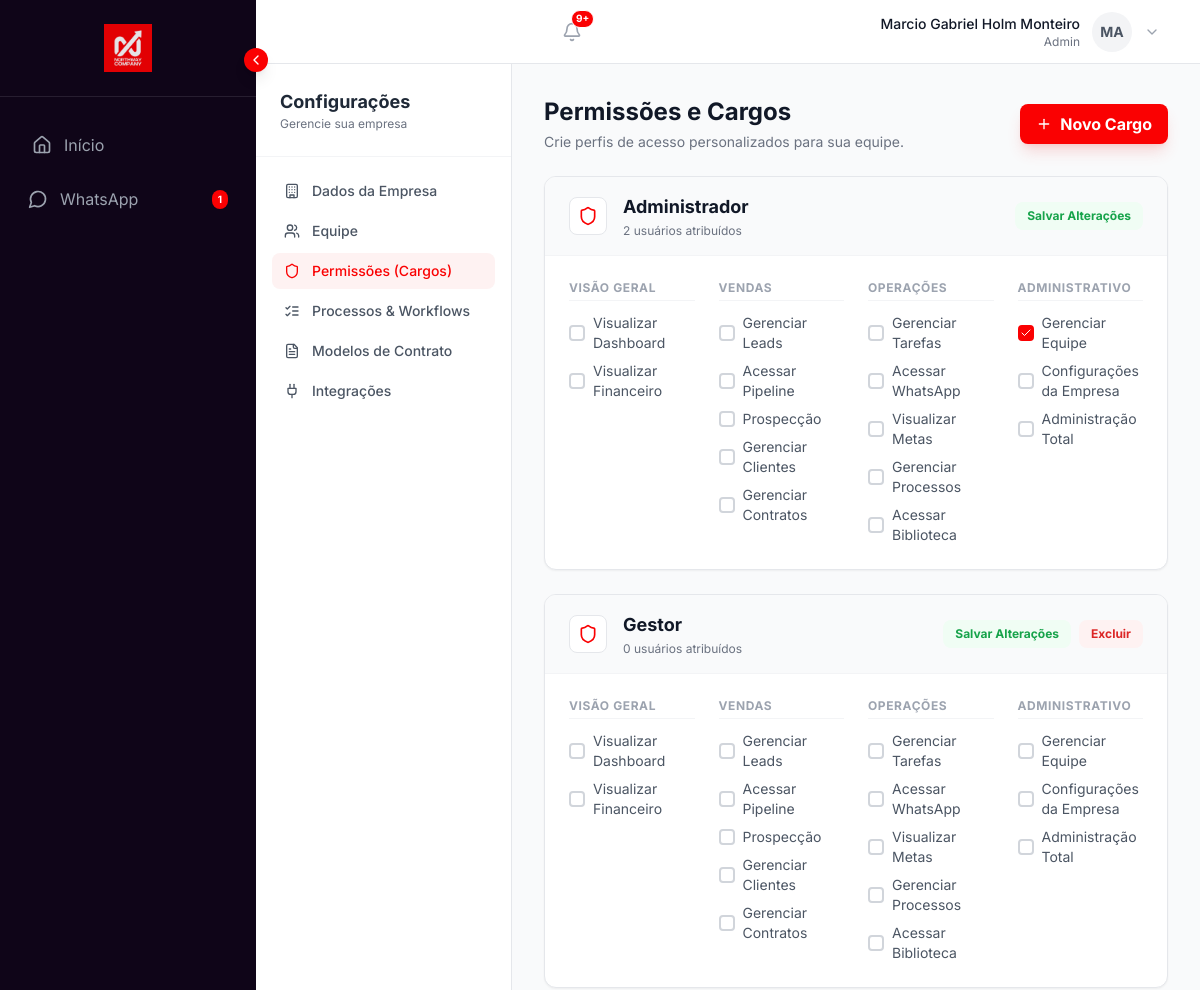
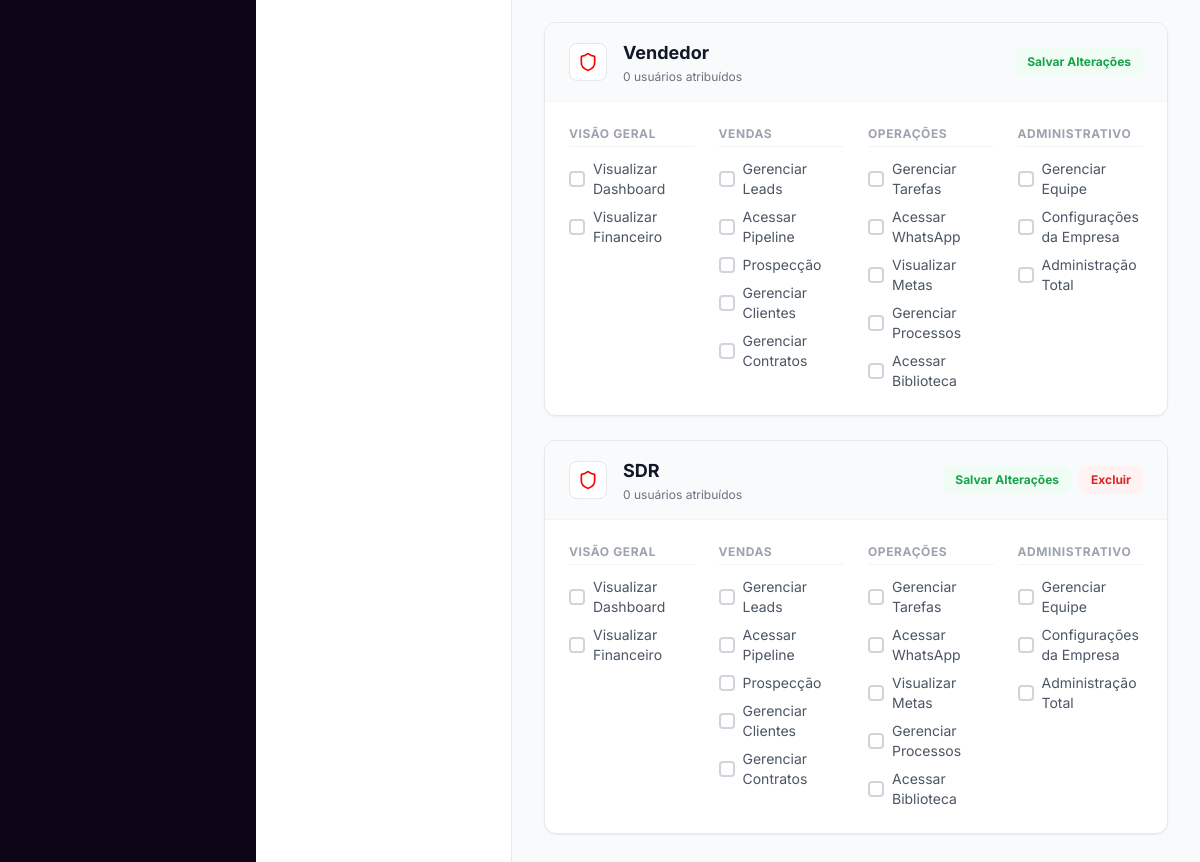
The app's page /settings/permissions (signed in) with its own data (2 pictures, top to bottom).
### models.py (models this page shows, shortened)
class User(UserMixin, db.Model):
    id = db.Column(db.Integer, primary_key=True)
    name = db.Column(db.String(100), nullable=False)
    email = db.Column(db.String(120), unique=True, nullable=False)
    supabase_uid = db.Column(db.String(100), unique=True, nullable=True)
    password_hash = db.Column(db.String(200), nullable=False)
    password_hash = db.Column(db.String(200), nullable=False)
    role = db.Column(db.String(20), nullable=False, default=ROLE_SALES) # Legacy/Fallback
    role_id = db.Column(db.Integer, db.ForeignKey('role.id'), nullable=True) # New RBAC
    company_id = db.Column(db.Integer, db.ForeignKey('company.id'), nullable=True) # Nullable for Supabase Auth Triggers
    created_at = db.Column(db.DateTime, default=datetime.utcnow)
    profile_image = db.Column(db.String(150), nullable=True)
    phone = db.Column(db.String(20), nullable=True)
    status_message = db.Column(db.String(100), nullable=True)
    is_super_admin = db.Column(db.Boolean, default=False)
    onboarding_dismissed = db.Column(db.Boolean, default=False)
    leads = db.relationship('Lead', backref='assigned_user', lazy=True)
    allowed_pipelines = db.relationship('Pipeline', secondary=user_pipeline_association, backref=db.backref('allowed_users', lazy='dynamic'))
    def has_permission(self, permission):
        if self.is_super_admin:
            return True
        if self.user_role and self.user_role.permissions:
            return permission in self.user_role.permissions

class Role(db.Model):
    id = db.Column(db.Integer, primary_key=True)
    name = db.Column(db.String(50), nullable=False)
    permissions = db.Column(db.JSON, nullable=True)
    company_id = db.Column(db.Integer, db.ForeignKey('company.id'), nullable=False)
    is_default = db.Column(db.Boolean, default=False)
    users = db.relationship('User', backref='user_role', lazy=True)

### routes/roles.py (the view)
@roles_bp.route('/settings/permissions')
@login_required
def settings_permissions():
    is_admin = False
    if current_user.role == ROLE_ADMIN:
        is_admin = True
    if current_user.user_role:
        if current_user.user_role.name == 'Administrador':
            is_admin = True
        elif 'manage_team' in (current_user.user_role.permissions or []):
            is_admin = True
    if not is_admin:
        flash('Acesso negado.', 'error')
        return redirect(url_for('dashboard.home'))
    roles = Role.query.filter_by(company_id=current_user.company_id).all()
    available_permissions = {
        'dashboard': {
            'dashboard_view': 'Visualizar Dashboard',
            'financial_view': 'Visualizar Financeiro'
        },
        'sales': {
            'leads_view': 'Gerenciar Leads',
            'pipeline_view': 'Acessar Pipeline',
            'prospecting_view': 'Prospecção',
            'clients_view': 'Gerenciar Clientes',
            'contracts_view': 'Gerenciar Contratos'
        },
        'operations': {
            'tasks_view': 'Gerenciar Tarefas',
            'whatsapp_view': 'Acessar WhatsApp',
            'goals_view': 'Visualizar Metas',
            'processes_view': 'Gerenciar Processos',
            'library_view': 'Acessar Biblioteca'
        },
        'admin': {
            'manage_team': 'Gerenciar Equipe',
            'company_settings_view': 'Configurações da Empresa',
            'admin_view': 'Administração Total'
        }
    }
    category_labels = {
        'dashboard': 'Visão Geral',
        'sales': 'Vendas',
        'operations': 'Operações',
        'admin': 'Administrativo'
    }
    return render_template('settings_permissions.html',
                           roles=roles,
                           available_permissions=available_permissions,
                           category_labels=category_labels)

### templates/settings_permissions.html (shortened to what this page needs)
{% extends "_settings_layout.html" %}
{% block settings_content %}
<div class="max-w-6xl mx-auto space-y-6">
    <div class="flex items-center justify-between">
        <div>
            <h1 class="text-2xl font-bold text-gray-900">Permissões e Cargos</h1>
            <p class="text-gray-500 text-sm mt-1">Crie perfis de acesso personalizados para sua equipe.</p>
        </div>
        <button data-modal-target="newRoleModal"
            class="bg-northway-red text-white px-4 py-2 rounded-lg font-bold hover:bg-red-700 transition-colors shadow-lg shadow-red-500/20 flex items-center gap-2">
            <i data-lucide="plus" class="w-4 h-4" aria-hidden="true"></i>
            Novo Cargo
        </button>
    </div>
    <div class="grid grid-cols-1 gap-6">
        {% for role in roles %}
        <div
            class="bg-white rounded-xl shadow-sm border border-gray-200 overflow-hidden transition-all hover:shadow-md">
            <form action="{{ url_for('roles.update_role', id=role.id) }}" method="POST">
                <div class="bg-gray-50 px-6 py-4 border-b border-gray-100 flex items-center justify-between">
                    <div class="flex items-center gap-4">
                        <div class="bg-white p-2 rounded-lg border border-gray-200">
                            <i data-lucide="shield" class="w-5 h-5 text-northway-red" aria-hidden="true"></i>
                        </div>
                        <div>
                            <input type="text" name="name" value="{{ role.name }}"
                                class="bg-transparent font-bold text-gray-900 text-lg border-none focus:ring-0 p-0 focus:border-b focus:border-northway-red w-auto"
                                {{ 'readonly' if role.is_default else '' }}>
                            <p class="text-xs text-gray-500 mt-0.5">{{ role.users|length }} usuários atribuídos
                            </p>
                        </div>
                    </div>
                    <div class="flex items-center gap-2">
                        <button type="submit"
                            class="text-xs font-bold text-green-600 hover:text-green-700 bg-green-50 hover:bg-green-100 px-3 py-1.5 rounded-lg transition-colors">
                            Salvar Alterações
                        </button>
                        {% if not role.is_default and role.users|length == 0 %}
                        <button type="button" data-delete-role-id="{{ role.id }}"
                            class="text-xs font-bold text-red-600 hover:text-red-700 bg-red-50 hover:bg-red-100 px-3 py-1.5 rounded-lg transition-colors">
                            Excluir
                        </button>
                        {% endif %}
                    </div>
                </div>
                <div class="p-6">
                    <div class="grid grid-cols-1 md:grid-cols-2 lg:grid-cols-4 gap-6">
                        {% for category, perms in available_permissions.items() %}
                        <div>
                            <h4
                                class="text-xs font-bold text-gray-400 uppercase tracking-wider mb-3 border-b border-gray-100 pb-1">
                                {{ category_labels[category] }}
                            </h4>
                            <div class="space-y-2">
                                {% for code, label in perms.items() %}
                                <label class="flex items-center gap-2 group cursor-pointer">
                                    <div class="relative flex items-center">
                                        <div
                                            class="w-4 h-4 border-2 border-gray-300 rounded peer-checked:bg-northway-red peer-checked:border-northway-red transition-all">
                                        </div>
                                        <i data-lucide="check"
                                            class="w-3 h-3 text-white absolute left-0.5 top-0.5 opacity-0 peer-checked:opacity-100 transition-opacity"
                                            aria-hidden="true"></i>
                                    </div>
                                    <span class="text-sm text-gray-600 group-hover:text-gray-900 transition-colors">{{
                                        label }}</span>
                                </label>
                                {% endfor %}
                            </div>
                        </div>
                        {% endfor %}
                    </div>
                </div>
            </form>
        </div>
        {% endfor %}
    </div>
</div>
{% endblock %}

### templates/base.html (shortened to what this page needs)
<!DOCTYPE html>
<html lang="pt-BR">
<head>
    <script src="https://cdn.tailwindcss.com"></script>
</head>
<body
    class="bg-gray-50 text-gray-900 font-sans h-screen flex flex-col overflow-hidden selection:bg-northway-red selection:text-white">
    <div class="flex-1 flex flex-row overflow-hidden relative w-full h-full">
        {% if current_user.is_authenticated and not current_user.is_super_admin %}
        <aside id="sidebar"
            class="fixed inset-y-0 left-0 z-[70] transform -translate-x-full md:relative md:translate-x-0
               w-64 bg-northway-dark text-white flex flex-col flex-shrink-0 transition-transform duration-300 ease-in-out group md:h-full">
            <div class="hidden md:flex p-6 items-center justify-center border-b border-white/10 min-h-[5rem]">
                <img id="sidebar-logo" src="{{ url_for('static', filename='images/logo.png') }}" alt="NorthWay"
                    class="max-h-12 w-auto opacity-90 hover:opacity-100 transition-all duration-300">
            </div>
            <nav class="flex-1 px-4 py-6 space-y-2 overflow-y-auto no-scrollbar">
                <a href="{{ url_for('dashboard.home') }}"
                    class="flex items-center gap-3 px-4 py-3 text-gray-400 hover:text-white hover:bg-white/5 rounded-xl transition-colors whitespace-nowrap ">
                    <i data-lucide="home" class="w-5 h-5 flex-shrink-0"></i>
                    <span class="sidebar-text transition-opacity duration-300">Início</span>
                </a>
                <a href="{{ url_for('whatsapp.inbox') }}"
                    class="flex items-center justify-between px-3 py-2.5 rounded-lg hover:bg-white/10 transition-colors whitespace-nowrap {{ 'bg-northway-red text-white' if request.endpoint == 'whatsapp.inbox' else 'text-gray-400' }}">
                    <div class="flex items-center gap-3">
                        <i data-lucide="message-circle" class="w-5 h-5 flex-shrink-0"></i>
                        <span class="sidebar-text transition-opacity duration-300">WhatsApp</span>
                    </div>
                    <span id="whatsapp-unread-badge"
                        class="hidden sidebar-badge bg-northway-red text-white text-[10px] font-bold px-1.5 py-0.5 rounded-full flex-shrink-0">0</span>
                </a>
            </nav>
            <button id="sidebar-toggle" onclick="toggleSidebar()"
                class="hidden md:flex absolute -right-3 top-12 bg-northway-red text-white w-6 h-6 rounded-full items-center justify-center shadow-lg hover:bg-red-700 transition-colors z-50">
                <i data-lucide="chevron-left" class="w-4 h-4 transition-transform duration-300"
                    id="sidebar-toggle-icon"></i>
            </button>
        </aside>
        {% endif %}
        <main class="flex-1 flex flex-col min-w-0 overflow-hidden relative">
            {% if current_user.is_authenticated and not current_user.is_super_admin %}
            <header
                class="bg-white border-b border-gray-200 h-16 flex items-center justify-between px-8 flex-shrink-0 z-40">
                <div class="relative mr-4">
                    <button id="notification-btn"
                        class="text-gray-400 hover:text-gray-600 transition-colors relative p-2 rounded-full hover:bg-gray-100">
                        <i data-lucide="bell" class="w-5 h-5"></i>
                        <span id="notification-badge"
                            class="absolute top-1 right-1 w-2.5 h-2.5 bg-northway-red rounded-full hidden border border-white"></span>
                    </button>
                </div>
                <div class="relative">
                    <button onclick="toggleUserMenu()"
                        class="flex items-center gap-3 hover:bg-gray-50 p-2 rounded-lg transition-colors focus:outline-none">
                        <div class="text-right hidden md:block">
                            <p class="text-sm font-medium text-gray-900">{{ current_user.name }}</p>
                            <p class="text-xs text-gray-500">{{ current_user.role|capitalize }}</p>
                        </div>
                        <div
                            class="w-10 h-10 rounded-full bg-gray-100 flex items-center justify-center text-sm font-bold text-gray-600 overflow-hidden ring-2 ring-transparent hover:ring-gray-200 transition-all">
                            {% if current_user.profile_image %}
                            <img src="{{ url_for('static', filename='uploads/profiles/' + current_user.profile_image) }}"
                                alt="Profile" class="w-full h-full object-cover">
                            {% else %}
                            {{ current_user.name[:2].upper() }}
                            {% endif %}
                        </div>
                        <i data-lucide="chevron-down" class="w-4 h-4 text-gray-400"></i>
                    </button>
                </div>
            </header>
            {% endif %}
            {% block content %}{% endblock %}
        </main>
    </div>
</body>
</html>

### templates/base.html (style rules this page uses)
body { -webkit-font-smoothing: antialiased; -moz-osx-font-smoothing: grayscale; }

### records on screen
User: name "Marcio Gabriel Holm Monteiro", role "Admin", name "MA"
Role: name "Administrador", users|length "2", category_labels "VISÃO GERAL" "VENDAS" "OPERAÇÕES" "ADMINISTRATIVO", perms "Visualizar Dashboard" "Visualizar Financeiro" "Gerenciar Leads" "Acessar Pipeline" "Prospecção" "Gerenciar Clientes" "Gerenciar Contratos" "Gerenciar Tarefas" "Acessar WhatsApp" "Visualizar Metas" "Gerenciar Processos" "Acessar Biblioteca" "Gerenciar Equipe" "Configurações da Empresa" "Administração Total"
Role: name "Gestor", users|length "0", category_labels "VISÃO GERAL" "VENDAS" "OPERAÇÕES" "ADMINISTRATIVO", perms "Visualizar Dashboard" "Visualizar Financeiro" "Gerenciar Leads" "Acessar Pipeline" "Prospecção" "Gerenciar Clientes" "Gerenciar Contratos" "Gerenciar Tarefas" "Acessar WhatsApp" "Visualizar Metas" "Gerenciar Processos" "Acessar Biblioteca" "Gerenciar Equipe" "Configurações da Empresa" "Administração Total"
Role: name "Vendedor", users|length "0", category_labels "VISÃO GERAL" "VENDAS" "OPERAÇÕES" "ADMINISTRATIVO", perms "Visualizar Dashboard" "Visualizar Financeiro" "Gerenciar Leads" "Acessar Pipeline" "Prospecção" "Gerenciar Clientes" "Gerenciar Contratos" "Gerenciar Tarefas" "Acessar WhatsApp" "Visualizar Metas" "Gerenciar Processos" "Acessar Biblioteca" "Gerenciar Equipe" "Configurações da Empresa" "Administração Total"
Role: name "SDR", users|length "0", category_labels "VISÃO GERAL" "VENDAS" "OPERAÇÕES" "ADMINISTRATIVO", perms "Visualizar Dashboard" "Visualizar Financeiro" "Gerenciar Leads" "Acessar Pipeline" "Prospecção" "Gerenciar Clientes" "Gerenciar Contratos" "Gerenciar Tarefas" "Acessar WhatsApp" "Visualizar Metas" "Gerenciar Processos" "Acessar Biblioteca" "Gerenciar Equipe" "Configurações da Empresa" "Administração Total"
